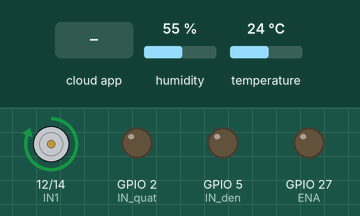
This sketch was run on a simulated ESP32. On the bench: motor-driver pin pairs drawn as motors (green arrow = first pin HIGH = forward, orange = second pin HIGH = backward, longer = more drive), output pins drawn as LEDs (lit = HIGH). The inputs (shaded band) are chosen by the test bench; at power-on: humidity 55 %, temperature 24 °C. WiFi joins after 1.5 s; servers stay silent unless stated; the Firebase database answers and starts empty; what the sketch prints to the serial monitor is not drawn.

Above: at 3.7 s.
3.8 s: the phone or cloud app sets lamp to 1
At 5.3 s:
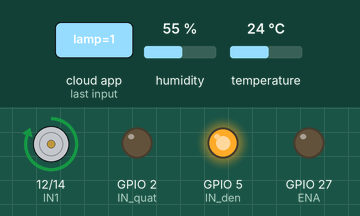
8.7 s: the phone or cloud app sets lamp to 0
At 10.0 s:
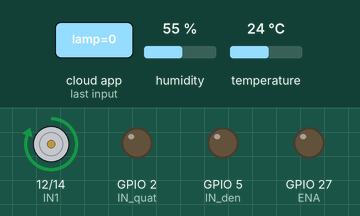
Timing chart, 0 to 11.7 s (numbered marks = the images above; inputs shaded):
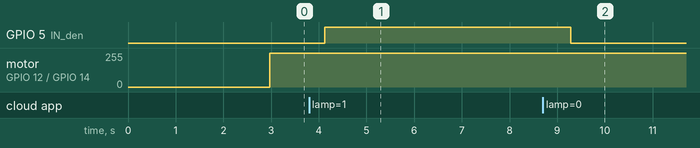

Measured:
- after the input at 3.8 s, GPIO 5 (IN_den): LOW → HIGH after 0.33 s
- after the input at 8.7 s, GPIO 5 (IN_den): HIGH → LOW after 0.58 s

The sketch:

cuoiky.ino
```cpp
#include  <WiFi.h>
#include  <WiFiClient.h>
#include  <FirebaseESP32.h>

#include <DHT.h>
#define dhttype DHT11
#define dhtpin 4
String path ="/";
const int ENA = 27;
const int IN1 = 12;
const int IN2 = 14;
#define IN_den 5
#define IN_quat 2
int TTden, TTquat;
DHT dht(dhtpin, dhttype);


#define WIFI_SSID "iphone" //Tên Wifi kết nối
#define WIFI_PASSWORD "12121212" //Mật khẩu của Wifi
#define FIREBASE_HOST "nhom2android-default-rtdb.firebaseio.com/" //Địa chỉ Host của Project Firebase
#define FIREBASE_AUTH "L3gUjtu5ibc9CTusTad9t12W1WYSJowgAesSi9FP" // Mạt khẩu mã hoá của Project Firebase

String lampPath = "/lamp";
String fanPath = "/fan";
String humPath = "/ĐỘ ẨM";
String tempPath = "/NHIỆT ĐỘ";


FirebaseData fbcontrol;

void setup() {

  Serial.begin(9600);
  delay(1000);
  WiFi.begin (WIFI_SSID, WIFI_PASSWORD);
  Serial.print("Dang ket noi");
  while (WiFi.status() != WL_CONNECTED) {
    Serial.print(".");
    delay(500);
  }

  dht.begin();
  Serial.println ("");
  Serial.println ("Da ket noi WiFi!");
  Serial.println(WiFi.localIP());
  Firebase.begin(FIREBASE_HOST, FIREBASE_AUTH);
  // Thiết lập chân kết nối
  pinMode(ENA, OUTPUT);
  pinMode(IN1, OUTPUT);
  pinMode(IN2, OUTPUT);
  pinMode(IN_den, OUTPUT);
  pinMode(IN_quat, OUTPUT);
}

void loop() {
//Gán biến đo nhiệt độ, độ ẩm
  float h = dht.readHumidity();
  float t = dht.readTemperature();
  Serial.print("Nhiet do: ");
  Serial.print(t);
  Serial.print("*C  ");
  Serial.print("Do am: ");
  Serial.print(h);
  Serial.println("%  ");

  Firebase.setFloat( fbcontrol,path + "/NHIỆT ĐỘ", t);
  Firebase.setFloat( fbcontrol,path + "/ĐỘ ẨM", h);
  if (isnan(h) || isnan(t)) {
    Serial.println("Failed to read from DHT sensor!");
    return;
  }

//Trạng thái Quạt
  if(Firebase.getInt( fbcontrol,"/fan")== 1 )
  {
    int TTquat = fbcontrol.intData();
    Serial.print("Trang thai Quạt: ");
    Serial.print(TTquat);
    Serial.print(" ");
     if(TTquat == 1)
     {
       digitalWrite(IN1,HIGH);
       digitalWrite(IN2,LOW);
      ledcWrite(1, 50);
       Serial.println("QUẠT: ON");
     }
     else if(TTquat == 0)
     {
       digitalWrite(IN1,HIGH);
       digitalWrite(IN2,LOW);
       ledcWrite(1, 0);
       Serial.println("QUẠT: OFF");
     }
  }
//Đọc tốc độ quạt
  if(Firebase.getInt( fbcontrol,"/speedfan")== true)
  {
    int TDquat = fbcontrol.intData();
    Serial.print("Tốc độ quạt: ");
    Serial.println(TDquat);
   /*if(TTquat == 1)
    {
      digitalWrite(IN1,HIGH);
      digitalWrite(IN2,LOW);
      ledcWrite(1, TDquat);
    }
    else if(TTquat == 0)
    {
      digitalWrite(IN1,HIGH);
      digitalWrite(IN2,LOW);
      ledcWrite(1, 0);
    }*/

  }
//Trạng thái Đèn
  if(Firebase.getInt( fbcontrol,"/lamp")== true)
  {
    int TTden = fbcontrol.intData();
    Serial.print("Trang thai den: ");
    Serial.print(TTden);
    Serial.print(" ");
    if(TTden == 1)
    {
      digitalWrite(IN_den,HIGH);
      Serial.println("ĐÈN: ON");
    }
    else if(TTden == 0)
    {

       digitalWrite(IN_den,0);
        Serial.println("ĐÈN: OFF");
    }
  }
  delay(100);
}
```
